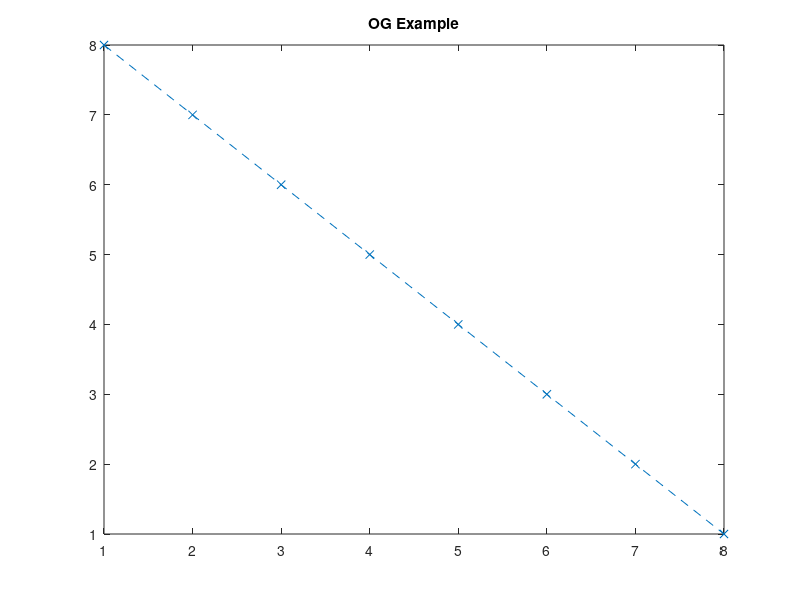
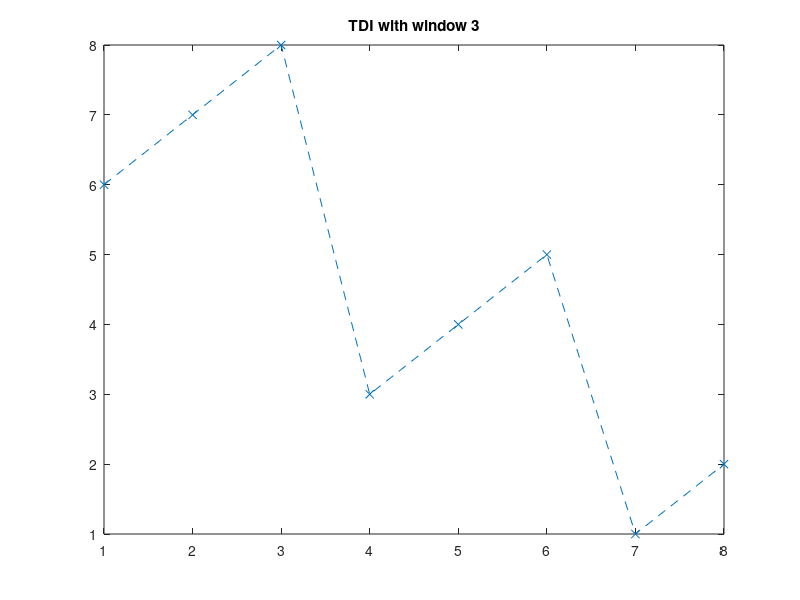

Write MATLAB code to recreate these figures, in order.
clear all
close all
% TDI Example 
x = [8 7 6 5 4 3 2 1];
t = 1:length(x);

figure
plot(t,x,'x--')
title("OG Example")

% For window 3
figure
y = [6 7 8 3 4 5 1 2]
plot(t,y,'x--')
title("TDI with window 3")